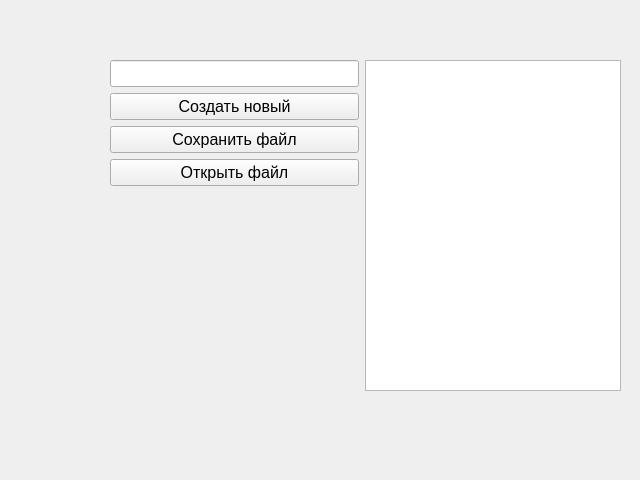
<?xml version="1.0" encoding="UTF-8"?>
<ui version="4.0">
 <class>Form</class>
 <widget class="QWidget" name="Form">
  <property name="geometry">
   <rect>
    <x>0</x>
    <y>0</y>
    <width>640</width>
    <height>480</height>
   </rect>
  </property>
  <property name="windowTitle">
   <string>Form</string>
  </property>
  <widget class="QWidget" name="horizontalLayoutWidget">
   <property name="geometry">
    <rect>
     <x>110</x>
     <y>60</y>
     <width>511</width>
     <height>331</height>
    </rect>
   </property>
   <layout class="QHBoxLayout" name="horizontalLayout">
    <item>
     <layout class="QVBoxLayout" name="verticalLayout">
      <item>
       <widget class="QLineEdit" name="lineEdit">
        <property name="font">
         <font>
          <pointsize>12</pointsize>
         </font>
        </property>
       </widget>
      </item>
      <item>
       <widget class="QPushButton" name="pushButton_2">
        <property name="font">
         <font>
          <pointsize>12</pointsize>
         </font>
        </property>
        <property name="text">
         <string>Создать новый</string>
        </property>
       </widget>
      </item>
      <item>
       <widget class="QPushButton" name="pushButton_3">
        <property name="font">
         <font>
          <pointsize>12</pointsize>
         </font>
        </property>
        <property name="text">
         <string>Сохранить файл</string>
        </property>
       </widget>
      </item>
      <item>
       <widget class="QPushButton" name="pushButton">
        <property name="font">
         <font>
          <pointsize>12</pointsize>
         </font>
        </property>
        <property name="text">
         <string>Открыть файл</string>
        </property>
       </widget>
      </item>
      <item>
       <widget class="QLabel" name="label">
        <property name="text">
         <string/>
        </property>
       </widget>
      </item>
     </layout>
    </item>
    <item>
     <widget class="QPlainTextEdit" name="plainTextEdit"/>
    </item>
   </layout>
  </widget>
 </widget>
 <resources/>
 <connections/>
</ui>
